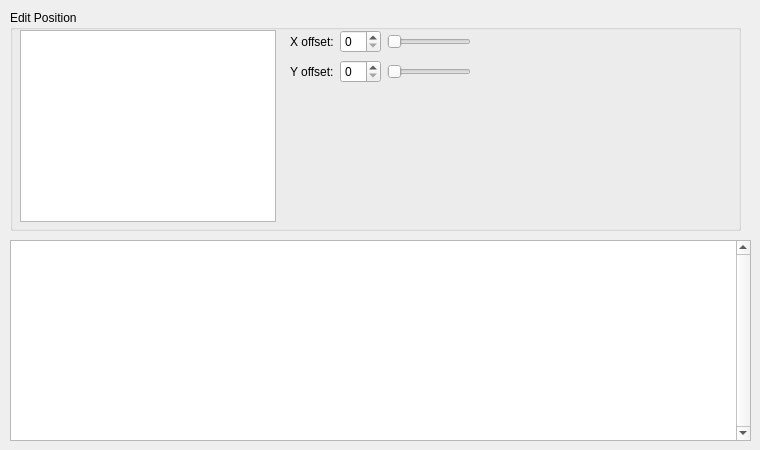
       <widget class="QWidget" name="tabEfx">
        <widget class="QTableView" name="tvEffects">
         <property name="geometry">
          <rect>
           <x>10</x>
           <y>240</y>
           <width>741</width>
           <height>201</height>
          </rect>
         </property>
         <property name="frameShadow">
          <enum>QFrame::Sunken</enum>
         </property>
         <property name="verticalScrollBarPolicy">
          <enum>Qt::ScrollBarAlwaysOn</enum>
         </property>
         <property name="alternatingRowColors">
          <bool>true</bool>
         </property>
         <attribute name="horizontalHeaderStretchLastSection">
          <bool>true</bool>
         </attribute>
        </widget>
        <widget class="QGroupBox" name="groupBox_5">
         <property name="geometry">
          <rect>
           <x>10</x>
           <y>10</y>
           <width>731</width>
           <height>221</height>
          </rect>
         </property>
         <property name="title">
          <string>Edit Position</string>
         </property>
         <widget class="QGraphicsView" name="gvEffectsPreview">
          <property name="geometry">
           <rect>
            <x>10</x>
            <y>20</y>
            <width>256</width>
            <height>192</height>
           </rect>
          </property>
         </widget>
         <widget class="QWidget" name="layoutWidget_2">
          <property name="geometry">
           <rect>
            <x>280</x>
            <y>50</y>
            <width>181</width>
            <height>24</height>
           </rect>
          </property>
          <layout class="QHBoxLayout" name="horizontalLayout_3">
           <item>
            <widget class="QLabel" name="label_8">
             <property name="text">
              <string>Y offset:</string>
             </property>
            </widget>
           </item>
           <item>
            <widget class="QSpinBox" name="spboxEfxYoff"/>
           </item>
           <item>
            <widget class="QSlider" name="sliderEfxYoff">
             <property name="orientation">
              <enum>Qt::Horizontal</enum>
             </property>
            </widget>
           </item>
          </layout>
         </widget>
         <widget class="QWidget" name="layoutWidget">
          <property name="geometry">
           <rect>
            <x>280</x>
            <y>20</y>
            <width>181</width>
            <height>24</height>
           </rect>
          </property>
          <layout class="QHBoxLayout" name="horizontalLayout_2">
           <item>
            <widget class="QLabel" name="label_7">
             <property name="text">
              <string>X offset:</string>
             </property>
            </widget>
           </item>
           <item>
            <widget class="QSpinBox" name="spboxEfxXoff"/>
           </item>
           <item>
            <widget class="QSlider" name="sliderEfxXoff">
             <property name="orientation">
              <enum>Qt::Horizontal</enum>
             </property>
            </widget>
           </item>
          </layout>
         </widget>
        </widget>
       </widget>
